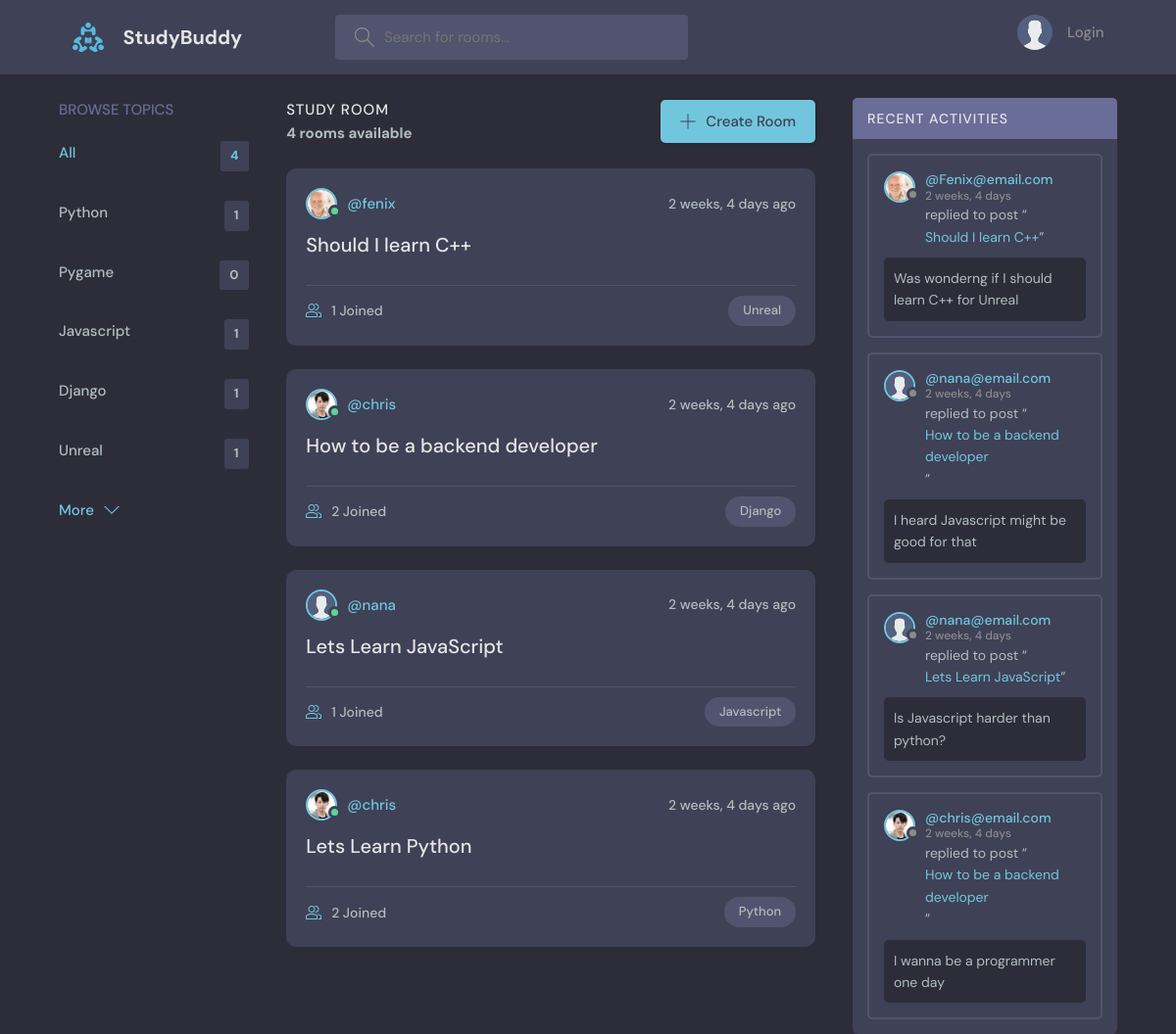
The page / on the database its author committed.
### base/models.py (models this page shows, shortened)
class Topic(models.Model):
    name = models.CharField(max_length=200)

class Room(models.Model):
    host = models.ForeignKey(User, on_delete=models.SET_NULL, null=True)
    topic = models.ForeignKey(Topic, on_delete=models.SET_NULL, null=True)
    name = models.CharField(max_length=200)
    description = models.TextField(null=True, blank=True)
    participants = models.ManyToManyField(User, related_name='participants', blank=True)
    updated = models.DateTimeField(auto_now=True)
    created = models.DateTimeField(auto_now_add=True)
    class Meta:
        ordering = ['-updated', '-created']
    def __str__(self):
        return self.name

class User(AbstractUser):
    name = models.CharField(max_length=200, null=True)
    email = models.EmailField(unique=True, null=True)
    bio = models.TextField(null=True)
    avatar = models.ImageField(null=True, default="avatar.svg")
    USERNAME_FIELD = 'email'
    REQUIRED_FIELDS = []

class Message(models.Model):
    user = models.ForeignKey(User, on_delete=models.CASCADE)
    room = models.ForeignKey(Room, on_delete=models.CASCADE)
    body = models.TextField()
    updated = models.DateTimeField(auto_now=True)
    created = models.DateTimeField(auto_now_add=True)
    class Meta:
        ordering = ['-updated', '-created']
    def __str__(self):
        return self.body[0:50]

### base/views.py (the view)
# urls.py: path('', views.home, name="home"),
def home(request):
    q = request.GET.get('q') if request.GET.get('q') != None else ''
    rooms = Room.objects.filter(
        Q(topic__name__icontains=q) |
        Q(name__icontains=q) |
        Q(description__icontains=q))
    topics = Topic.objects.all()[0:5]
    room_count = rooms.count()
    room_messages = Message.objects.filter(Q(room__topic__name__icontains=q))[0:4]
    context = {'rooms': rooms, 'topics': topics, 'room_count': room_count, 'room_messages': room_messages}
    return render(request, 'base/home.html', context)

### base/templates/base/home.html (shortened to what this page needs)
  {% extends 'main.html' %}
  {% block content %}
  <body>
    <main class="layout layout--3">
      <div class="container">
        {% include 'base/topics_component.html' %}
        <div class="roomList">
          <div class="roomList__header">
            <div>
              <h2>Study Room</h2>
              {% if room_count > 1%}
              <h5>{{room_count}} rooms available</h5>
              {% else %}
              <h5>{{room_count}} room available</h5>
              {% endif %}
            </div>
            <a class="btn btn--main" href="{% url 'create-room'%}">
              <svg version="1.1" xmlns="http://www.w3.org/2000/svg" width="32" height="32" viewBox="0 0 32 32">
                <title>add</title>
                <path
                  d="M16.943 0.943h-1.885v14.115h-14.115v1.885h14.115v14.115h1.885v-14.115h14.115v-1.885h-14.115v-14.115z"
                ></path>
              </svg>
              Create Room
            </a>
          </div>
          {% include 'base/feed_component.html' %}
        </div>
        {% include 'base/activity_component.html' %}
      </div>
    </main>
{% endblock content %}

### base/templates/base/topics_component.html (shortened to what this page needs)
<div class="topics">
    <div class="topics__header">
      <h2>Browse Topics</h2>
    </div>
    <ul class="topics__list">
      <li>
        <a href="{% url 'home' %}" class="active">All <span>{{rooms.count}}</span></a>
      </li>
      {% for topic in topics %}
      <li>
        <a href="{% url 'home' %}?q={{topic.name}}">{{topic.name}} <span>{{topic.room_set.all.count}}</span></a>
      </li>
      {% endfor %}
    </ul>
    <a class="btn btn--link" href="{% url 'topics' %}">
      More
      <svg version="1.1" xmlns="http://www.w3.org/2000/svg" width="32" height="32" viewBox="0 0 32 32">
        <title>chevron-down</title>
        <path d="M16 21l-13-13h-3l16 16 16-16h-3l-13 13z"></path>
      </svg>
    </a>
  </div>

### base/templates/base/feed_component.html (shortened to what this page needs)
{% for room in rooms %}
<div class="roomListRoom">
    <div class="roomListRoom__header">
      <a href="{% url 'user-profile' room.host.id %}" class="roomListRoom__author">
        <div class="avatar avatar--small active">
          <img src="{{room.host.avatar.url}}" />
        </div>
        <span>@{{room.host.username}}</span>
      </a>
      <div class="roomListRoom__actions">
        <span>{{room.created|timesince}} ago</span>
      </div>
    </div>
    <div class="roomListRoom__content">
        <a href="{% url 'room' room.id %}">{{room.name}}</a>
    </div>
    <div class="roomListRoom__meta">
      <a href="{% url 'room' room.id %}" class="roomListRoom__joined">
        {{room.participants.all.count}} Joined
      </a>
      <p class="roomListRoom__topic">{{room.topic.name}}</p>
    </div>
  </div>
{% endfor %}

### base/templates/base/activity_component.html (shortened to what this page needs)
<div class="activities">
    <div class="activities__header">
      <h2>Recent Activities</h2>
    </div>
    {% for message in room_messages %}
    <div class="activities__box">
      <div class="activities__boxHeader roomListRoom__header">
        <a href="{% url 'user-profile' message.user.id %}" class="roomListRoom__author">
          <div class="avatar avatar--small">
            <img src="{{message.user.avatar.url}}" />
          </div>
          <p>
            @{{message.user}}
            <span>{{message.created|timesince}}</span>
          </p>
        </a>
      </div>
      <div class="activities__boxContent">
        <p>replied to post “<a href="{% url 'room' message.room.id %}">{{message.room}}</a>”</p>
        <div class="activities__boxRoomContent">
            {{message}}
        </div>
      </div>
    </div>
    {% endfor %}
  </div>

### rows shown on the page
Topic: name "Python", room_set.all.count "1"
Topic: name "Pygame", room_set.all.count "0"
Topic: name "Javascript", room_set.all.count "1"
Topic: name "Django", room_set.all.count "1"
Topic: name "Unreal", room_set.all.count "1"
Room: host.avatar (picture), host.username "fenix", created "2 weeks, 4 days", name "Should I learn C++", participants.all.count "1", topic.name "Unreal"
Room: host.avatar (picture), host.username "chris", created "2 weeks, 4 days", name "How to be a backend developer", participants.all.count "2", topic.name "Django"
Room: host.avatar (placeholder picture), host.username "nana", created "2 weeks, 4 days", name "Lets Learn JavaScript", participants.all.count "1", topic.name "Javascript"
Room: host.avatar (picture), host.username "chris", created "2 weeks, 4 days", name "Lets Learn Python", participants.all.count "2", topic.name "Python"
Message: user.avatar (picture), user "Fenix@email.com", created "2 weeks, 4 days", room "Should I learn C++", body "Was wonderng if I should learn C++ for Unreal"
Message: user.avatar (placeholder picture), user "nana@email.com", created "2 weeks, 4 days", room "How to be a backend developer", body "I heard Javascript might be good for that"
Message: user.avatar (placeholder picture), user "nana@email.com", created "2 weeks, 4 days", room "Lets Learn JavaScript", body "Is Javascript harder than python?"
Message: user.avatar (picture), user "chris@email.com", created "2 weeks, 4 days", room "How to be a backend developer", body "I wanna be a programmer one day"

### other values the page prints
{{ rooms.count }} "4"
{{ room_count }} "4"
